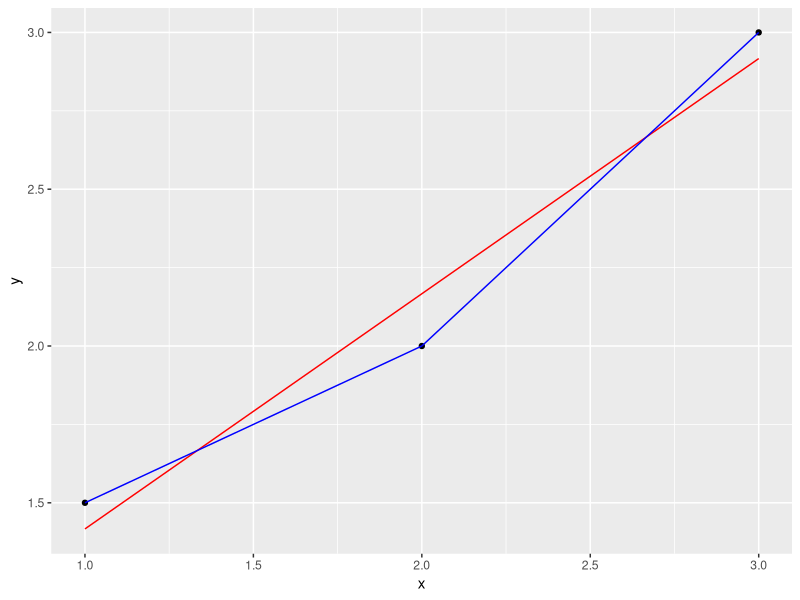

The R script that drew this image:
library(tidyverse)

data <- tibble(
  x = c(1, 2, 3),
  y = c(1.5, 2, 3),
  z = as.factor(x)
)
data
mod.num <- lm(y ~ x, data)
mod.num.pred <- predict(mod.num, se.fit = TRUE)

mod.fac <- lm(y ~ z, data)
mod.fac.pred <- predict(mod.fac, se.fit = TRUE)
data <- data %>% 
  mutate(fit.num = mod.num.pred$fit,
         l.num = mod.num.pred$fit - 1.96*mod.num.pred$se.fit,
         u.num = mod.num.pred$fit + 1.96*mod.num.pred$se.fit,
         fit.fac = mod.fac.pred$fit,
         l.fac = mod.fac.pred$fit - 1.96*mod.fac.pred$se.fit,
         u.fac = mod.fac.pred$fit + 1.96*mod.fac.pred$se.fit)

ggplot(data, aes(x,y)) +
  geom_point() +
  geom_line(aes(y = fit.num), color = "red") +
  geom_line(aes(y = fit.fac), color = "blue")
